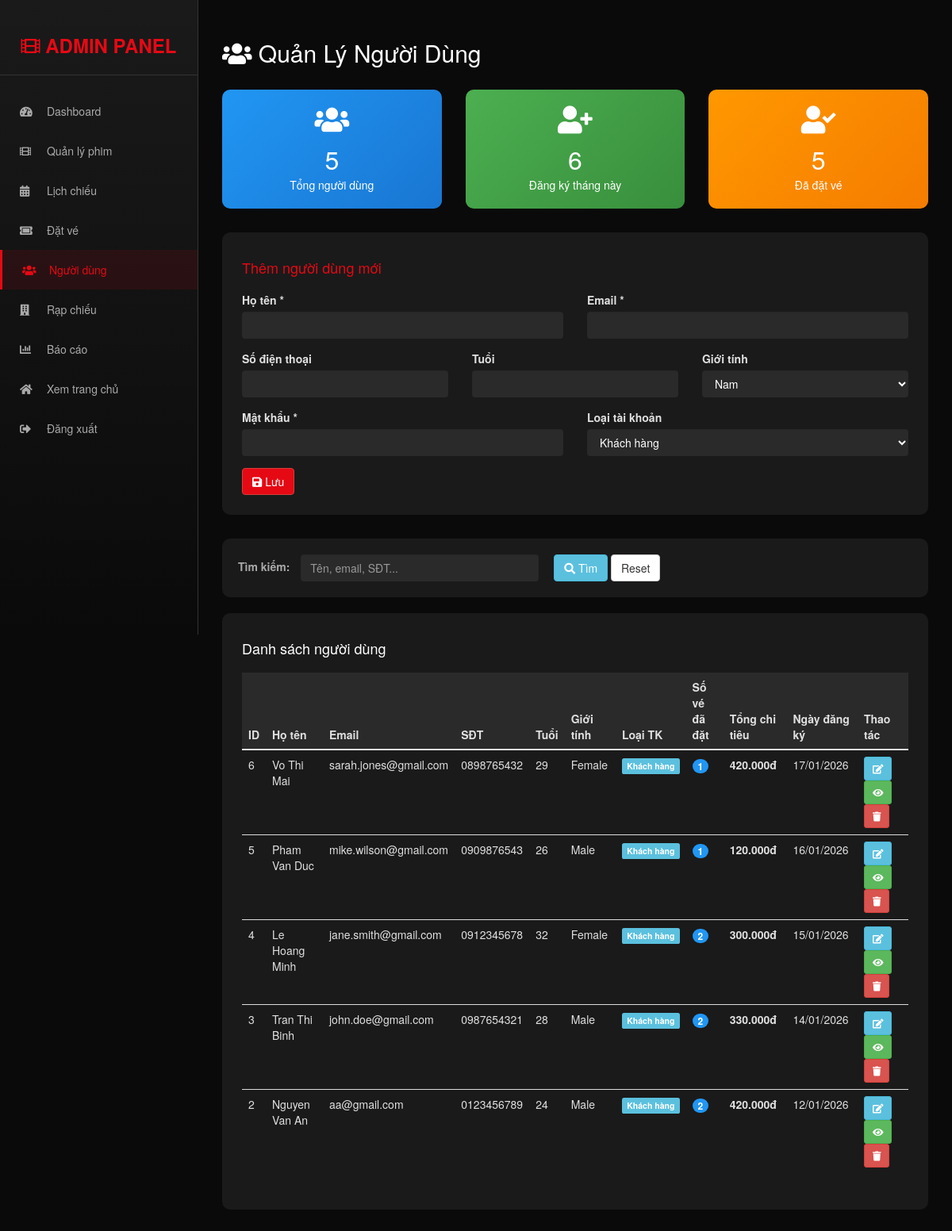
/admin/manage_users.php (signed in), run on an earlier commit of the app's database.
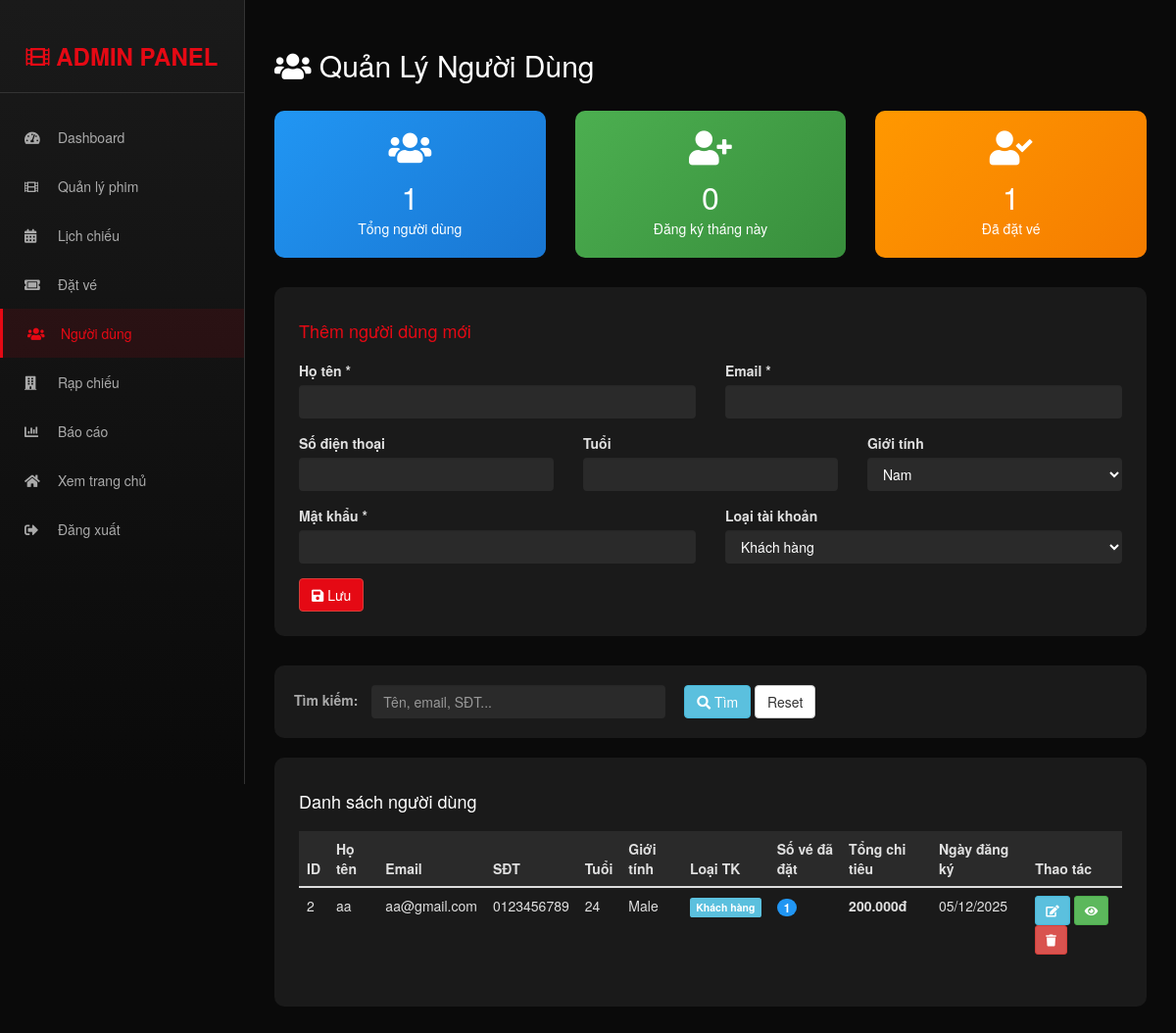
And on a later commit of the database.
### tables this page shows
CREATE TABLE IF NOT EXISTS `tbl_registration` (
  `user_id` int(11) NOT NULL AUTO_INCREMENT,
  `name` varchar(100) NOT NULL,
  `email` varchar(100) NOT NULL,
  `phone` varchar(20) DEFAULT NULL,
  `age` int(11) DEFAULT NULL,
  `gender` enum('Male','Female','Other') DEFAULT 'Male',
  `created_at` timestamp NOT NULL DEFAULT current_timestamp(),
  PRIMARY KEY (`user_id`),
  UNIQUE KEY `email` (`email`)
);

### admin/manage_users.php (the view, shortened to what the changed rows need)
<!DOCTYPE html>
<html lang="vi">
<head>
    <link rel="stylesheet" href="https://maxcdn.bootstrapcdn.com/bootstrap/3.4.1/css/bootstrap.min.css">
    <link rel="stylesheet" href="https://cdnjs.cloudflare.com/ajax/libs/font-awesome/5.15.4/css/all.min.css">
</head>
<body style="background: #0a0a0a; color: #e0e0e0;">
    <div class="main-content" style="margin-left: 250px; padding: 30px;">
        <h2 style="color: #fff; margin-bottom: 30px;">
            <i class="fas fa-users"></i> Quản Lý Người Dùng
        </h2>
        <div class="row" style="margin-bottom: 30px;">
            <?php
            $total_users = mysqli_fetch_array(mysqli_query($con, "SELECT COUNT(*) as total FROM tbl_registration WHERE user_id != 1"))['total'];
            $new_this_month = mysqli_fetch_array(mysqli_query($con, "SELECT COUNT(*) as total FROM tbl_registration WHERE MONTH(created_at) = MONTH(CURDATE()) AND YEAR(created_at) = YEAR(CURDATE())"))['total'];
            $active_users = mysqli_fetch_array(mysqli_query($con, "SELECT COUNT(DISTINCT user_id) as total FROM tbl_bookings WHERE status='confirmed'"))['total'];
            ?>
            <div class="col-md-4">
                <div style="background: linear-gradient(135deg, #2196F3, #1976D2); padding: 20px; border-radius: 10px; text-align: center;">
                    <i class="fas fa-users" style="font-size: 35px; color: #fff; margin-bottom: 10px;"></i>
                    <h3 style="color: #fff; margin: 5px 0; font-size: 32px;"><?php echo $total_users; ?></h3>
                    <p style="color: #fff; margin: 0;">Tổng người dùng</p>
                </div>
            </div>
            <div class="col-md-4">
                <div style="background: linear-gradient(135deg, #4CAF50, #388E3C); padding: 20px; border-radius: 10px; text-align: center;">
                    <i class="fas fa-user-plus" style="font-size: 35px; color: #fff; margin-bottom: 10px;"></i>
                    <h3 style="color: #fff; margin: 5px 0; font-size: 32px;"><?php echo $new_this_month; ?></h3>
                    <p style="color: #fff; margin: 0;">Đăng ký tháng này</p>
                </div>
            </div>
            <div class="col-md-4">
                <div style="background: linear-gradient(135deg, #FF9800, #F57C00); padding: 20px; border-radius: 10px; text-align: center;">
                    <i class="fas fa-user-check" style="font-size: 35px; color: #fff; margin-bottom: 10px;"></i>
                    <h3 style="color: #fff; margin: 5px 0; font-size: 32px;"><?php echo $active_users; ?></h3>
                    <p style="color: #fff; margin: 0;">Đã đặt vé</p>
                </div>
            </div>
        </div>
        <div style="background: #1a1a1a; padding: 25px; border-radius: 10px;">
            <div style="overflow-x: auto;">
                <table class="table table-hover" style="color: #e0e0e0;">
                    <thead style="background: #2a2a2a;">
                        <tr>
                            <th>ID</th>
                            <th>Họ tên</th>
                            <th>Email</th>
                            <th>SĐT</th>
                            <th>Tuổi</th>
                            <th>Giới tính</th>
                            <th>Loại TK</th>
                            <th>Số vé đã đặt</th>
                            <th>Tổng chi tiêu</th>
                            <th>Ngày đăng ký</th>
                            <th>Thao tác</th>
                        </tr>
                    </thead>
                    <tbody>
                        <?php
                        $where = "WHERE r.user_id != 1";
                        $qry = mysqli_query($con, "
                            SELECT r.*, l.user_type,
                                   COUNT(b.booking_id) as total_bookings,
                                   COALESCE(SUM(CASE WHEN b.status='confirmed' THEN b.total_amount ELSE 0 END), 0) as total_spent
                            FROM tbl_registration r
                            LEFT JOIN tbl_login l ON r.user_id = l.user_id
                            LEFT JOIN tbl_bookings b ON r.user_id = b.user_id
                            $where
                            GROUP BY r.user_id
                            ORDER BY r.user_id DESC
                        ");
                        if(mysqli_num_rows($qry) > 0) {
                            while($row = mysqli_fetch_array($qry)) {
                                $type_text = $row['user_type'] == 0 ? 'Admin' : ($row['user_type'] == 1 ? 'Nhân viên' : 'Khách hàng');
                                $type_class = $row['user_type'] == 0 ? 'danger' : ($row['user_type'] == 1 ? 'warning' : 'info');
                        ?>
                        <tr>
                            <td><?php echo $row['user_id']; ?></td>
                            <td><?php echo htmlspecialchars($row['name']); ?></td>
                            <td><?php echo htmlspecialchars($row['email']); ?></td>
                            <td><?php echo htmlspecialchars($row['phone']); ?></td>
                            <td><?php echo $row['age']; ?></td>
                            <td><?php echo $row['gender']; ?></td>
                            <td><span class="label label-<?php echo $type_class; ?>"><?php echo $type_text; ?></span></td>
                            <td><span class="badge" style="background: #2196F3;"><?php echo $row['total_bookings']; ?></span></td>
                            <td><strong><?php echo number_format($row['total_spent'], 0, ',', '.'); ?>đ</strong></td>
                            <td><?php echo date('d/m/Y', strtotime($row['created_at'])); ?></td>
                            <td>
                                <a href="?edit=<?php echo $row['user_id']; ?>" class="btn btn-sm btn-info" title="Sửa">
                                    <i class="fas fa-edit"></i>
                                </a>
                                <a href="user_details.php?id=<?php echo $row['user_id']; ?>" class="btn btn-sm btn-success" title="Chi tiết">
                                    <i class="fas fa-eye"></i>
                                </a>
                                <a href="?delete=<?php echo $row['user_id']; ?>" class="btn btn-sm btn-danger" onclick="return confirm('Xác nhận xóa người dùng này?')" title="Xóa">
                                    <i class="fas fa-trash"></i>
                                </a>
                            </td>
                        </tr>
                        <?php
                            }
                        } else {
                            echo '<tr><td colspan="11" style="text-align: center; color: #777;">Không tìm thấy người dùng nào</td></tr>';
                        }
                        ?>
                    </tbody>
                </table>
            </div>
        </div>
    </div>
</body>
</html>

What changed in the data, as far as the page shows it:
removed tbl_registration: user_id "6", name "Vo Thi Mai", email "sarah.jones@gmail.com", phone "0898765432", age "29", gender "Female", type_text "Khách hàng", total_bookings "1", total_spent "420.000", created_at "17/01/2026"
removed tbl_registration: user_id "5", name "Pham Van Duc", email "mike.wilson@gmail.com", phone "0909876543", age "26", gender "Male", type_text "Khách hàng", total_bookings "1", total_spent "120.000", created_at "16/01/2026"
removed tbl_registration: user_id "4", name "Le Hoang Minh", email "jane.smith@gmail.com", phone "0912345678", age "32", gender "Female", type_text "Khách hàng", total_bookings "2", total_spent "300.000", created_at "15/01/2026"
removed tbl_registration: user_id "3", name "Tran Thi Binh", email "john.doe@gmail.com", phone "0987654321", age "28", gender "Male", type_text "Khách hàng", total_bookings "2", total_spent "330.000", created_at "14/01/2026"
changed tbl_registration "aa@gmail.com": name "Nguyen Van An" → "aa"; total_bookings "2" → "1"; total_spent "420.000" → "200.000"; created_at "12/01/2026" → "05/12/2025"
Also different on the page:
$total_users: "5" → "1"
$new_this_month: "6" → "0"
$active_users: "5" → "1"
